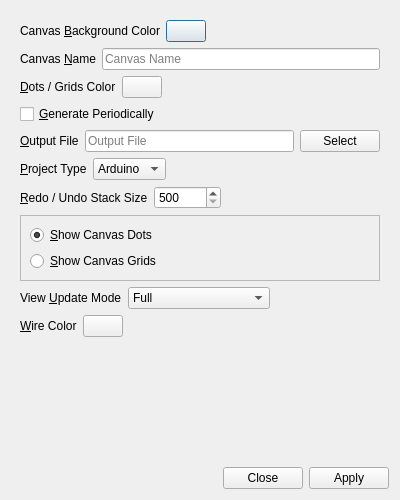
<?xml version="1.0" encoding="UTF-8"?>
<ui version="4.0">
 <class>glitch_canvas_settings</class>
 <widget class="QDialog" name="glitch_canvas_settings">
  <property name="geometry">
   <rect>
    <x>0</x>
    <y>0</y>
    <width>400</width>
    <height>500</height>
   </rect>
  </property>
  <property name="windowTitle">
   <string>Glitch: Canvas Settings</string>
  </property>
  <property name="windowIcon">
   <iconset resource="../Icons/icons.qrc">
    <normaloff>:/Logo/glitch-logo.png</normaloff>:/Logo/glitch-logo.png</iconset>
  </property>
  <layout class="QVBoxLayout" name="verticalLayout">
   <item>
    <widget class="QScrollArea" name="scrollArea">
     <property name="frameShape">
      <enum>QFrame::NoFrame</enum>
     </property>
     <property name="widgetResizable">
      <bool>true</bool>
     </property>
     <widget class="QWidget" name="scrollAreaWidgetContents">
      <property name="geometry">
       <rect>
        <x>0</x>
        <y>0</y>
        <width>388</width>
        <height>448</height>
       </rect>
      </property>
      <layout class="QVBoxLayout" name="verticalLayout_2">
       <item>
        <layout class="QHBoxLayout" name="horizontalLayout_2">
         <item>
          <widget class="QLabel" name="label_2">
           <property name="text">
            <string>Canvas &amp;Background Color</string>
           </property>
           <property name="buddy">
            <cstring>background_color</cstring>
           </property>
          </widget>
         </item>
         <item>
          <widget class="QPushButton" name="background_color">
           <property name="text">
            <string notr="true"/>
           </property>
          </widget>
         </item>
         <item>
          <spacer name="horizontalSpacer_2">
           <property name="orientation">
            <enum>Qt::Horizontal</enum>
           </property>
           <property name="sizeHint" stdset="0">
            <size>
             <width>40</width>
             <height>20</height>
            </size>
           </property>
          </spacer>
         </item>
        </layout>
       </item>
       <item>
        <layout class="QHBoxLayout" name="horizontalLayout_3">
         <item>
          <widget class="QLabel" name="label_3">
           <property name="text">
            <string>Canvas &amp;Name</string>
           </property>
           <property name="buddy">
            <cstring>name</cstring>
           </property>
          </widget>
         </item>
         <item>
          <widget class="QLineEdit" name="name">
           <property name="maxLength">
            <number>500</number>
           </property>
           <property name="placeholderText">
            <string>Canvas Name</string>
           </property>
           <property name="clearButtonEnabled">
            <bool>true</bool>
           </property>
          </widget>
         </item>
        </layout>
       </item>
       <item>
        <layout class="QHBoxLayout" name="horizontalLayout_6">
         <item>
          <widget class="QLabel" name="label_6">
           <property name="text">
            <string>&amp;Dots / Grids Color</string>
           </property>
           <property name="buddy">
            <cstring>dots_grids_color</cstring>
           </property>
          </widget>
         </item>
         <item>
          <widget class="QPushButton" name="dots_grids_color">
           <property name="text">
            <string notr="true"/>
           </property>
          </widget>
         </item>
         <item>
          <spacer name="horizontalSpacer_5">
           <property name="orientation">
            <enum>Qt::Horizontal</enum>
           </property>
           <property name="sizeHint" stdset="0">
            <size>
             <width>40</width>
             <height>20</height>
            </size>
           </property>
          </spacer>
         </item>
        </layout>
       </item>
       <item>
        <widget class="QCheckBox" name="generate_periodically">
         <property name="toolTip">
          <string>Generate the code shortly after a change is made.</string>
         </property>
         <property name="text">
          <string>&amp;Generate Periodically</string>
         </property>
        </widget>
       </item>
       <item>
        <layout class="QHBoxLayout" name="horizontalLayout_7">
         <item>
          <widget class="QLabel" name="label_7">
           <property name="text">
            <string>&amp;Output File</string>
           </property>
           <property name="buddy">
            <cstring>output_file</cstring>
           </property>
          </widget>
         </item>
         <item>
          <widget class="QLineEdit" name="output_file">
           <property name="maxLength">
            <number>5000</number>
           </property>
           <property name="placeholderText">
            <string>Output File</string>
           </property>
           <property name="clearButtonEnabled">
            <bool>true</bool>
           </property>
          </widget>
         </item>
         <item>
          <widget class="QPushButton" name="select_output_file">
           <property name="text">
            <string>Select</string>
           </property>
          </widget>
         </item>
        </layout>
       </item>
       <item>
        <layout class="QHBoxLayout" name="horizontalLayout_4">
         <item>
          <widget class="QLabel" name="label_4">
           <property name="text">
            <string>&amp;Project Type</string>
           </property>
           <property name="buddy">
            <cstring>project_type</cstring>
           </property>
          </widget>
         </item>
         <item>
          <widget class="QComboBox" name="project_type">
           <property name="currentIndex">
            <number>0</number>
           </property>
           <property name="sizeAdjustPolicy">
            <enum>QComboBox::AdjustToContents</enum>
           </property>
           <item>
            <property name="text">
             <string notr="true">Arduino</string>
            </property>
           </item>
          </widget>
         </item>
         <item>
          <spacer name="horizontalSpacer_4">
           <property name="orientation">
            <enum>Qt::Horizontal</enum>
           </property>
           <property name="sizeHint" stdset="0">
            <size>
             <width>40</width>
             <height>20</height>
            </size>
           </property>
          </spacer>
         </item>
        </layout>
       </item>
       <item>
        <layout class="QHBoxLayout" name="horizontalLayout_5">
         <item>
          <widget class="QLabel" name="label_5">
           <property name="text">
            <string>&amp;Redo / Undo Stack Size</string>
           </property>
           <property name="buddy">
            <cstring>redo_undo_stack_size</cstring>
           </property>
          </widget>
         </item>
         <item>
          <widget class="QSpinBox" name="redo_undo_stack_size">
           <property name="toolTip">
            <string>Will be applied if the redo / undo stack is empty.</string>
           </property>
           <property name="minimum">
            <number>500</number>
           </property>
           <property name="maximum">
            <number>250000</number>
           </property>
          </widget>
         </item>
         <item>
          <spacer name="horizontalSpacer_3">
           <property name="orientation">
            <enum>Qt::Horizontal</enum>
           </property>
           <property name="sizeHint" stdset="0">
            <size>
             <width>40</width>
             <height>20</height>
            </size>
           </property>
          </spacer>
         </item>
        </layout>
       </item>
       <item>
        <widget class="QFrame" name="frame">
         <property name="frameShape">
          <enum>QFrame::StyledPanel</enum>
         </property>
         <property name="frameShadow">
          <enum>QFrame::Raised</enum>
         </property>
         <layout class="QVBoxLayout" name="verticalLayout_3">
          <item>
           <widget class="QRadioButton" name="show_canvas_dots">
            <property name="text">
             <string>&amp;Show Canvas Dots</string>
            </property>
            <property name="checked">
             <bool>true</bool>
            </property>
            <attribute name="buttonGroup">
             <string notr="true">buttonGroup</string>
            </attribute>
           </widget>
          </item>
          <item>
           <widget class="QRadioButton" name="show_canvas_grids">
            <property name="text">
             <string>&amp;Show Canvas Grids</string>
            </property>
            <attribute name="buttonGroup">
             <string notr="true">buttonGroup</string>
            </attribute>
           </widget>
          </item>
         </layout>
        </widget>
       </item>
       <item>
        <layout class="QHBoxLayout" name="horizontalLayout">
         <item>
          <widget class="QLabel" name="label">
           <property name="text">
            <string>View &amp;Update Mode</string>
           </property>
           <property name="buddy">
            <cstring>update_mode</cstring>
           </property>
          </widget>
         </item>
         <item>
          <widget class="QComboBox" name="update_mode">
           <property name="currentIndex">
            <number>1</number>
           </property>
           <property name="sizeAdjustPolicy">
            <enum>QComboBox::AdjustToContents</enum>
           </property>
           <item>
            <property name="text">
             <string>Bounding Rectangle</string>
            </property>
           </item>
           <item>
            <property name="text">
             <string>Full</string>
            </property>
           </item>
           <item>
            <property name="text">
             <string>Minimal</string>
            </property>
           </item>
           <item>
            <property name="text">
             <string>Smart</string>
            </property>
           </item>
          </widget>
         </item>
         <item>
          <spacer name="horizontalSpacer">
           <property name="orientation">
            <enum>Qt::Horizontal</enum>
           </property>
           <property name="sizeHint" stdset="0">
            <size>
             <width>40</width>
             <height>20</height>
            </size>
           </property>
          </spacer>
         </item>
        </layout>
       </item>
       <item>
        <layout class="QHBoxLayout" name="horizontalLayout_8">
         <item>
          <widget class="QLabel" name="label_8">
           <property name="text">
            <string>&amp;Wire Color</string>
           </property>
           <property name="buddy">
            <cstring>wire_color</cstring>
           </property>
          </widget>
         </item>
         <item>
          <widget class="QPushButton" name="wire_color">
           <property name="text">
            <string notr="true"/>
           </property>
          </widget>
         </item>
         <item>
          <spacer name="horizontalSpacer_6">
           <property name="orientation">
            <enum>Qt::Horizontal</enum>
           </property>
           <property name="sizeHint" stdset="0">
            <size>
             <width>40</width>
             <height>20</height>
            </size>
           </property>
          </spacer>
         </item>
        </layout>
       </item>
       <item>
        <spacer name="verticalSpacer">
         <property name="orientation">
          <enum>Qt::Vertical</enum>
         </property>
         <property name="sizeHint" stdset="0">
          <size>
           <width>0</width>
           <height>0</height>
          </size>
         </property>
        </spacer>
       </item>
      </layout>
     </widget>
    </widget>
   </item>
   <item>
    <widget class="QDialogButtonBox" name="buttonBox">
     <property name="orientation">
      <enum>Qt::Horizontal</enum>
     </property>
     <property name="standardButtons">
      <set>QDialogButtonBox::Apply|QDialogButtonBox::Close</set>
     </property>
    </widget>
   </item>
  </layout>
 </widget>
 <tabstops>
  <tabstop>scrollArea</tabstop>
  <tabstop>background_color</tabstop>
  <tabstop>name</tabstop>
  <tabstop>dots_grids_color</tabstop>
  <tabstop>generate_periodically</tabstop>
  <tabstop>output_file</tabstop>
  <tabstop>select_output_file</tabstop>
  <tabstop>project_type</tabstop>
  <tabstop>redo_undo_stack_size</tabstop>
  <tabstop>show_canvas_dots</tabstop>
  <tabstop>show_canvas_grids</tabstop>
  <tabstop>update_mode</tabstop>
  <tabstop>wire_color</tabstop>
 </tabstops>
 <resources>
  <include location="../Icons/icons.qrc"/>
 </resources>
 <connections>
  <connection>
   <sender>buttonBox</sender>
   <signal>accepted()</signal>
   <receiver>glitch_canvas_settings</receiver>
   <slot>accept()</slot>
   <hints>
    <hint type="sourcelabel">
     <x>254</x>
     <y>493</y>
    </hint>
    <hint type="destinationlabel">
     <x>157</x>
     <y>274</y>
    </hint>
   </hints>
  </connection>
  <connection>
   <sender>buttonBox</sender>
   <signal>rejected()</signal>
   <receiver>glitch_canvas_settings</receiver>
   <slot>reject()</slot>
   <hints>
    <hint type="sourcelabel">
     <x>322</x>
     <y>493</y>
    </hint>
    <hint type="destinationlabel">
     <x>286</x>
     <y>274</y>
    </hint>
   </hints>
  </connection>
 </connections>
 <buttongroups>
  <buttongroup name="buttonGroup"/>
 </buttongroups>
</ui>
